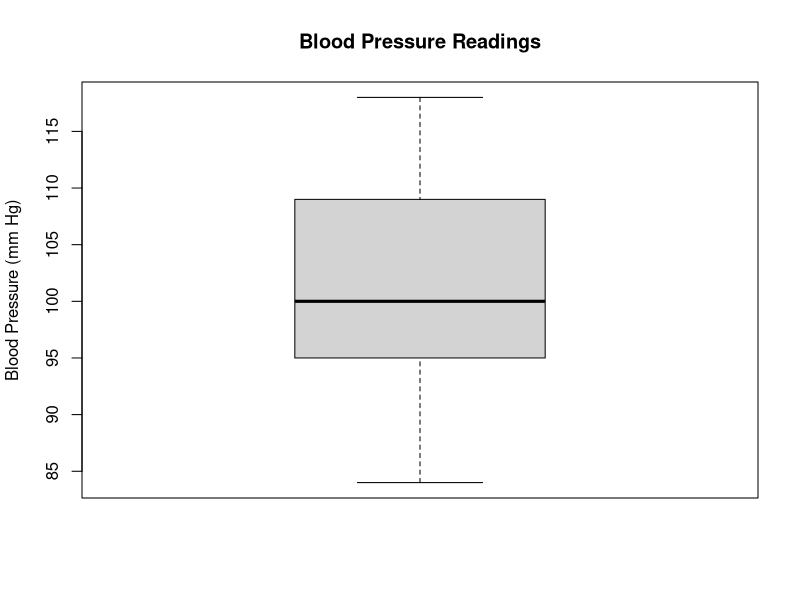
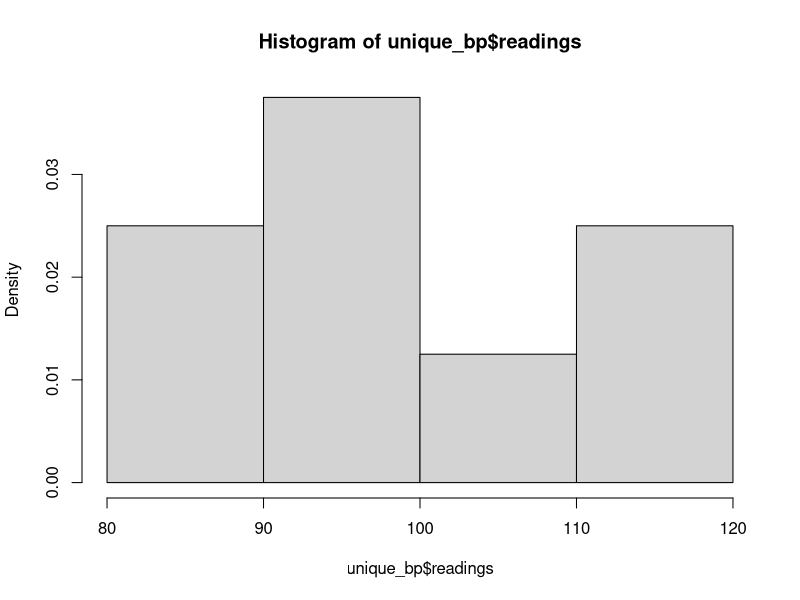

Generate these figures, in order, with R:
#setwd("C:/Users/USER/Documents/GitHub/nus/ST1131 Introduction to Statistics and Statistical Computing/tut/tut1")
#df = read.csv("final_marks.csv",header=TRUE, sep=",")
patient = 1:9
readings = c(96,119,119,108,126,128,110,105,94)
df <- data.frame(patient,readings)
df
sorted = sort(df$readings)
sorted
size = length(sorted)
size
median = sorted[5]
median
test = median(sorted)
test
test == median
mean(df$readings)
var(df$readings)
sd(df$readings)

new_df = df
new_df$readings = new_df$readings - 10
mean(new_df$readings)
var(new_df$readings)

boxplot(new_df$readings, main="Blood Pressure Readings",ylab="Blood Pressure (mm Hg)")
unique_bp = data.frame(readings=unique(new_df$readings),prob=numeric(8))
count <- table(new_df$readings)
count
unique_bp$prob = count[as.character(unique_bp$readings)]/9


unique_bp

hist(unique_bp$readings,l=4, prob=TRUE)
